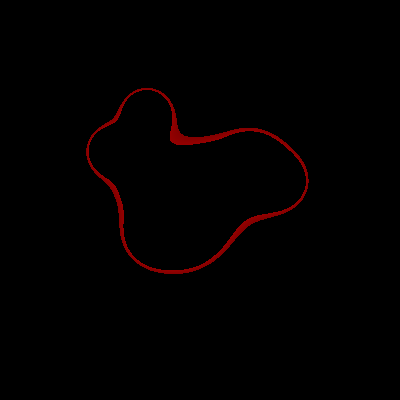
Frame 1 (no input)
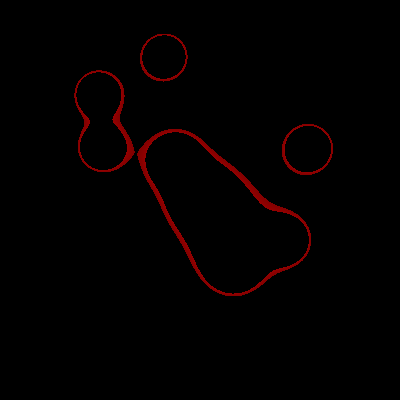
Frame 60 (the mouse pressed at the canvas centre just before this capture)
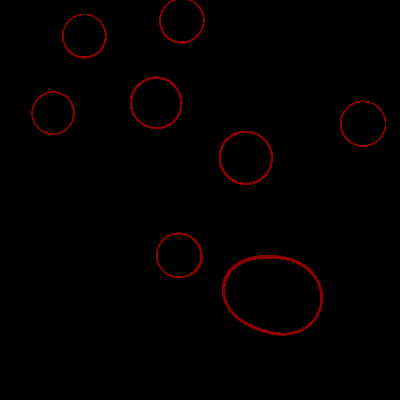
Frame 120 (the mouse held since frame 60 and released just before this capture)

The Processing sketch that drew these frames (run headless with seeded random() and noise(); from frame 60 on, the mouse is pressed at the canvas centre):

// Processing sketch: pixelFun
// ── pixelFun.pde
Blob[] b;
int numberOfBlobs = 10;
boolean isEdgeEnabled = true;
int minTh = 130, maxTh = 150;

void setup() {
  size(400, 400);
  init();
}

void init() {
  b = new Blob[numberOfBlobs];

  for (int i = 0; i < numberOfBlobs; i++) {
    float r = random(100, 200);
    
    b[i] = new Blob(random(r, width - r), random(r, height - r));
    b[i].radius = r;
  }
}

void draw() {
  background(0);
  loadPixels();

  for (int x = 0; x < width; x++) {
    for (int y = 0; y < height; y++) {
      float c = 0;

      for (int i = 0; i < numberOfBlobs; i++) {
       //c += 10 * b[i].radius / (abs(x - b[i].pos.x) + abs(y - b[i].pos.y)); //diamond shape
       c += 500 * b[i].radius / ((x - b[i].pos.x) * (x - b[i].pos.x) + (y - b[i].pos.y) * (y - b[i].pos.y)); //circle shape
       //c += 100 * b[i].radius / (50 - dist(x, y, b[i].pos.x, b[i].pos.y)); //torus shape
      }
      
      if(isEdgeEnabled) {
        if(c >= minTh && c <= maxTh) pixels[x + y * width] = color(c, 0, 0);
      } else {
        pixels[x + y * width] = color(c, 0, 0);
      }
    }
  }

  updatePixels();

  updateBlobs();
  //drawBlobs();
}

void updateBlobs() {
  for (int i = 0; i < numberOfBlobs; i++) {
    b[i].update();
  }
}

void drawBlobs() {
  for (int i = 0; i < numberOfBlobs; i++) {
    b[i].draw();
  }
}
// ── blob.pde
class Blob {
  private PVector pos;
  private PVector vel;
  private float radius;
  
  Blob(float x, float y) {
    this.pos = new PVector(x, y);
    this.vel = PVector.random2D();
  }
  
  void update() {
    this.pos.add(this.vel);
    
    if(this.pos.x + this.radius / 12 > width || this.pos.x - this.radius / 12 < 0) this.vel.x *= -1;
    if(this.pos.y + this.radius / 12 > height || this.pos.y - this.radius / 12 < 0) this.vel.y *= -1;
  }
  
  void draw() {
    noFill();
    strokeWeight(2);
    ellipse(this.pos.x, this.pos.y, this.radius / 6, this.radius / 6);
  }
}
